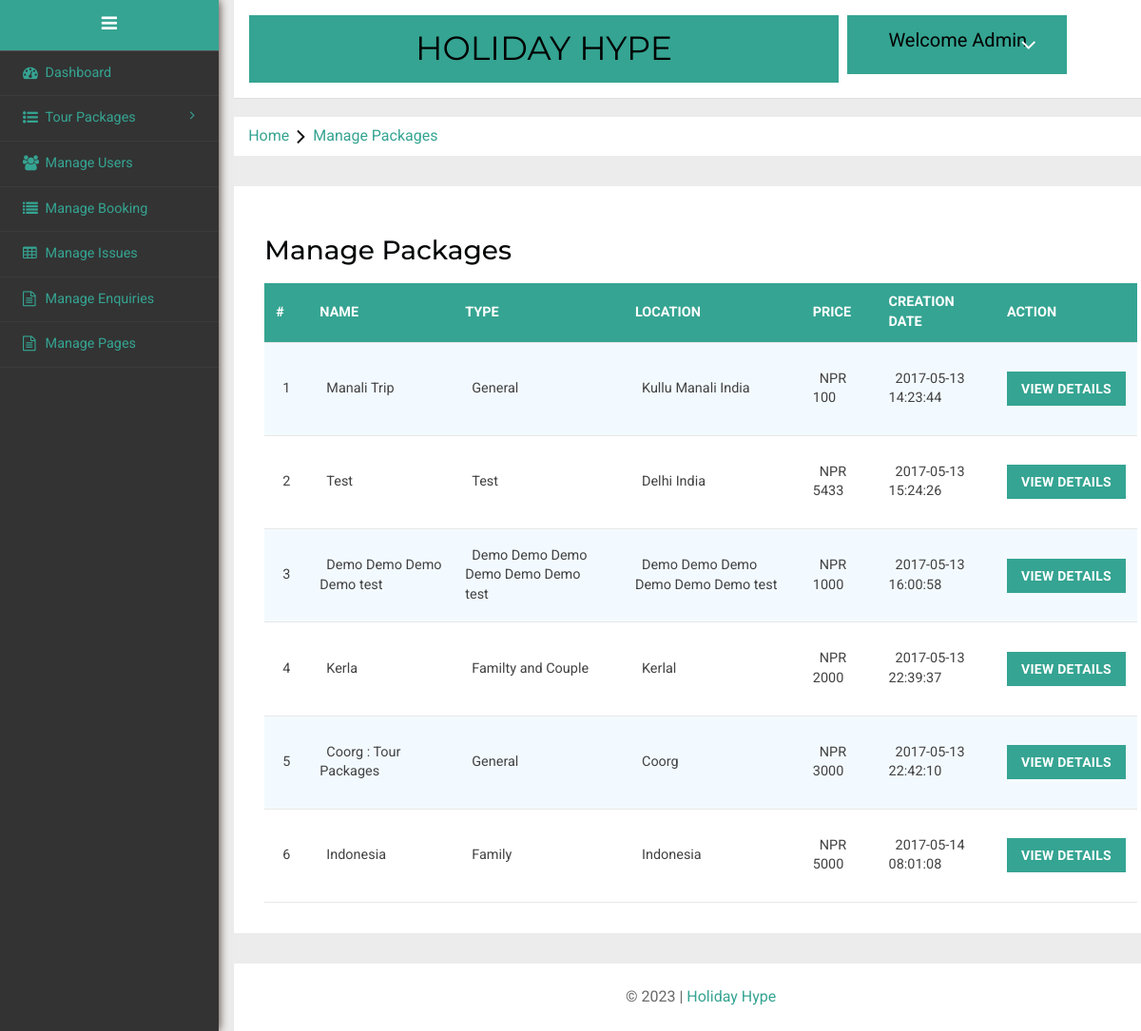
The page /hype/admin/manage-packages.php (signed in) on the database as committed earlier.
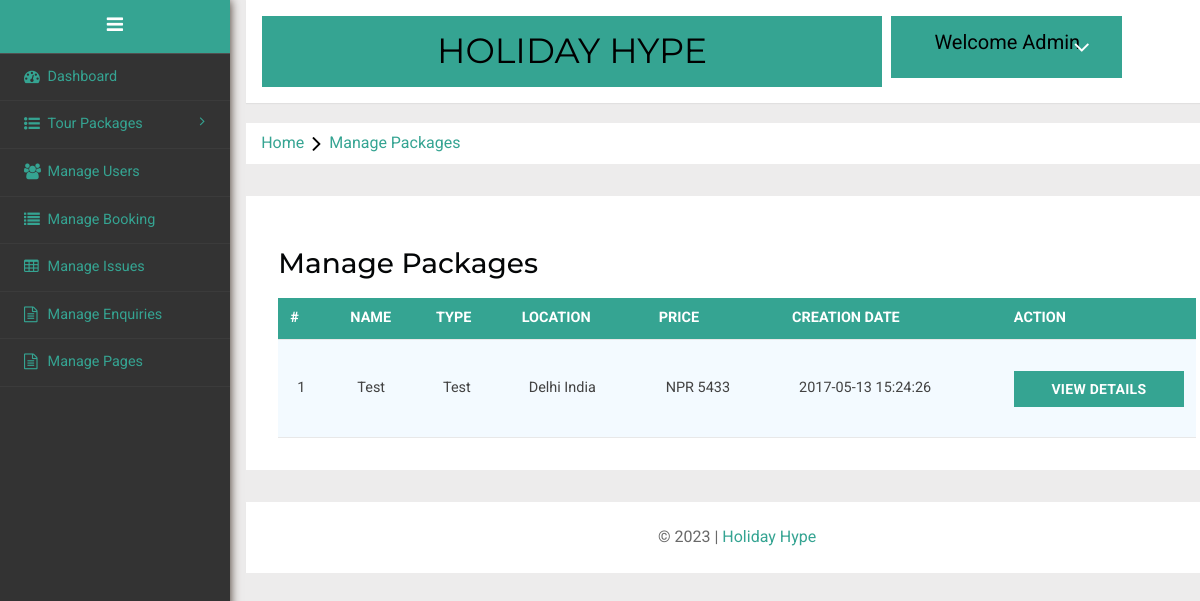
The same page on the database as committed later.
### tables this page shows
CREATE TABLE `tbltourpackages` (
  `PackageId` int(11) NOT NULL,
  `PackageName` varchar(200) DEFAULT NULL,
  `PackageType` varchar(150) DEFAULT NULL,
  `PackageLocation` varchar(100) DEFAULT NULL,
  `PackagePrice` int(11) DEFAULT NULL,
  `PackageFetures` varchar(255) DEFAULT NULL,
  `PackageDetails` mediumtext DEFAULT NULL,
  `PackageImage` varchar(100) DEFAULT NULL,
  `Creationdate` timestamp NULL DEFAULT current_timestamp(),
  `UpdationDate` timestamp NULL DEFAULT NULL ON UPDATE current_timestamp()
);

### hype/admin/manage-packages.php (the view, shortened to what this page needs)
<?php
include('includes/config.php');
if(strlen($_SESSION['alogin'])==0)
	{
header('location:index.php');
}
else{
	?>
<!DOCTYPE HTML>
<html>
<head>
<link href="css/bootstrap.min.css" rel='stylesheet' type='text/css' />
<link href="css/style.css" rel='stylesheet' type='text/css' />
<link rel="stylesheet" href="css/morris.css" type="text/css"/>
<link href="css/font-awesome.css" rel="stylesheet">
<link rel="stylesheet" type="text/css" href="css/table-style.css" />
<link rel="stylesheet" type="text/css" href="css/basictable.css" />
<link rel="stylesheet" href="css/icon-font.min.css" type='text/css' />
</head>
<body>
   <div class="page-container">
<div class="left-content">
	   <div class="mother-grid-inner">
				<?php include('includes/header.php');?>
				</div>
<ol class="breadcrumb">
                <li class="breadcrumb-item">Home<i class="fa fa-angle-right"></i>Manage Packages</li>
            </ol>
<div class="agile-grids">
				<div class="agile-tables">
					<div class="w3l-table-info">
					  <h2>Manage Packages</h2>
					    <table id="table">
						<thead>
						  <tr>
						  <th>#</th>
							<th >Name</th>
							<th>Type</th>
							<th>Location</th>
							<th>Price</th>
							<th>Creation Date</th>
							<th>Action</th>
						  </tr>
						</thead>
						<tbody>
<?php $sql = "SELECT * from TblTourPackages";
$query = $dbh -> prepare($sql);
$query->execute();
$results=$query->fetchAll(PDO::FETCH_OBJ);
$cnt=1;
if($query->rowCount() > 0)
{
foreach($results as $result)
{				?>
						  <tr>
							<td><?php echo htmlentities($cnt);?></td>
							<td><?php echo htmlentities($result->PackageName);?></td>
							<td><?php echo htmlentities($result->PackageType);?></td>
							<td><?php echo htmlentities($result->PackageLocation);?></td>
							<td>NPR <?php echo htmlentities($result->PackagePrice);?></td>
							<td><?php echo htmlentities($result->Creationdate);?></td>
							<td><a href="update-package.php?pid=<?php echo htmlentities($result->PackageId);?>"><button type="button" class="btn btn-primary btn-block">View Details</button></a></td>
						  </tr>
						 <?php $cnt=$cnt+1;} }?>
						</tbody>
					  </table>
					</div>
			</div>
<?php include('includes/footer.php');?>
</div>
</div>
						<?php include('includes/sidebarmenu.php');?>
							</div>
</body>
</html>
<?php } ?>

Rows that differ between the two databases and show on the page:
removed tbltourpackages: PackageName "Manali Trip", PackageType "General", PackageLocation "Kullu Manali India", PackagePrice "100", Creationdate "2017-05-13 14:23:44"
removed tbltourpackages: PackageName "Demo Demo Demo Demo test", PackageType "Demo Demo Demo Demo Demo Demo test", PackageLocation "Demo Demo Demo Demo Demo Demo test", PackagePrice "1000", Creationdate "2017-05-13 16:00:58"
removed tbltourpackages: PackageName "Kerla", PackageType "Familty and Couple", PackageLocation "Kerlal", PackagePrice "2000", Creationdate "2017-05-13 22:39:37"
removed tbltourpackages: PackageName "Coorg : Tour Packages", PackageType "General", PackageLocation "Coorg", PackagePrice "3000", Creationdate "2017-05-13 22:42:10"
removed tbltourpackages: PackageName "Indonesia", PackageType "Family", PackageLocation "Indonesia", PackagePrice "5000", Creationdate "2017-05-14 08:01:08"
